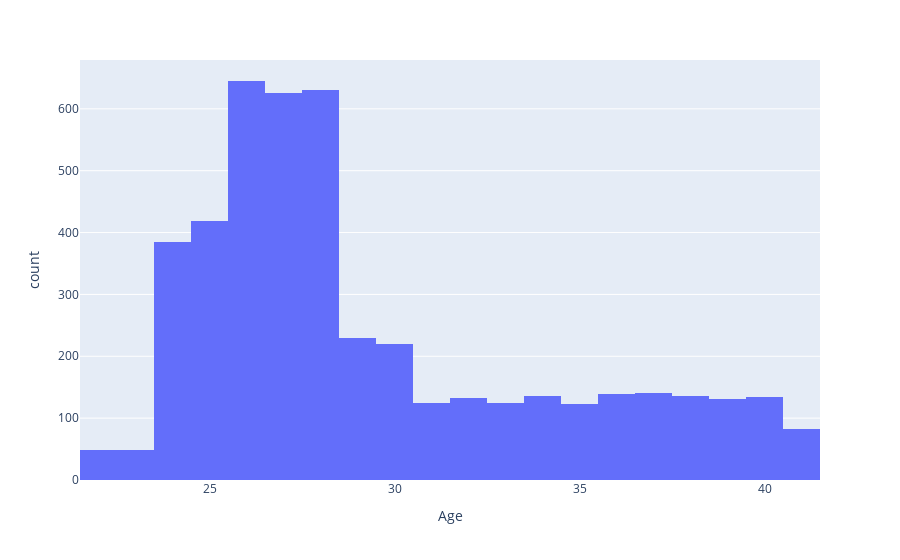

The cell this chart's notebook holds for it:
### Code cell
px.histogram(data_frame=df , x = "Age")

### Figure 1 — Plotly figure (JSON) as saved in the notebook; plotly's stock layout.template omitted (floating-point values rounded to 4 significant figures; data arrays with more than 128 entries replaced by an {"elided": "..."} marker saying what was removed)
{"data": [{"alignmentgroup": "True", "bingroup": "x", "hovertemplate": "Age=%{x}<br>count=%{y}<extra></extra>", "legendgroup": "", "marker": {"color": "#636efa", "pattern": {"shape": ""}}, "name": "", "offsetgroup": "", "orientation": "v", "showlegend": false, "type": "histogram", "x": {"elided": "4653 int values"}, "xaxis": "x", "yaxis": "y"}], "layout": {"barmode": "relative", "legend": {"tracegroupgap": 0}, "margin": {"t": 60}, "xaxis": {"anchor": "y", "domain": [0, 1], "title": {"text": "Age"}}, "yaxis": {"anchor": "x", "domain": [0, 1], "title": {"text": "count"}}}}
